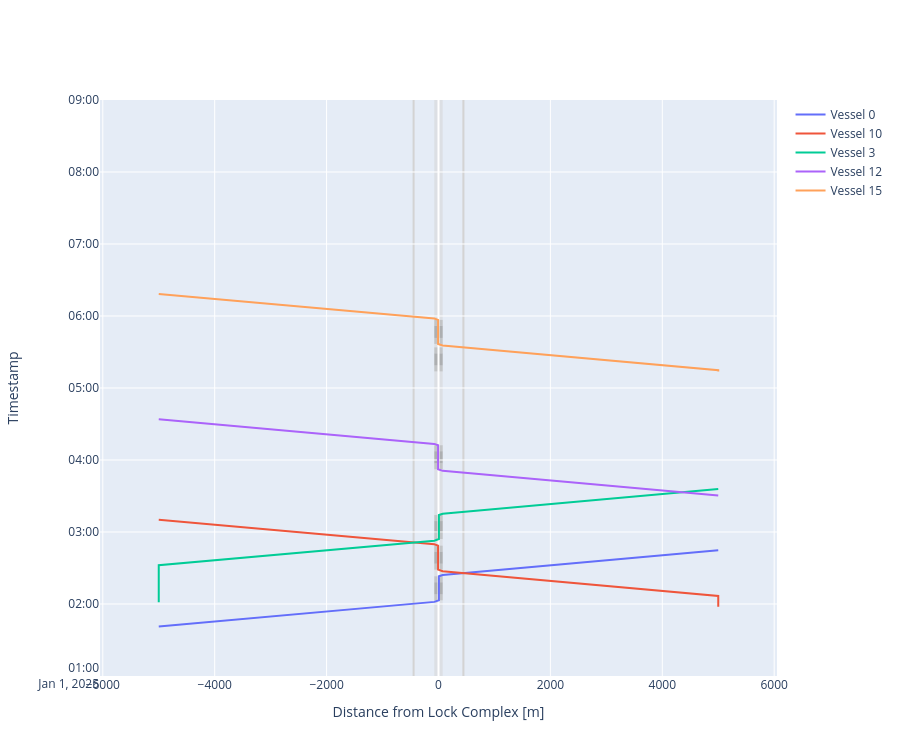

The notebook cell saved with this chart:
### Code cell
# We can plot the time-distance diagram
fig = lock_chamber_II.plot(xlimmin = -6050, 
                           xlimmax = 6050,
                           ylimmin = pd.Timestamp('2025-01-01 01:00:00'),
                           ylimmax = pd.Timestamp('2025-01-01 09:00:00'),
                           method='Plotly')

fig.update_layout(height=cm_to_pixels(20))

### Figure 1 — Plotly figure (JSON) as saved in the notebook; plotly's stock layout.template omitted (floating-point values rounded to 4 significant figures)
{"data": [{"mode": "lines", "name": "Vessel 0", "type": "scatter", "x": [-5000.0, -5000.0, -75.0, -75.0, 7.5, 7.5, 7.5, 7.5, 7.5, 7.5, 7.5, 7.5, 75.0, 75.0, 5000.0, 5000.0], "xaxis": "x", "y": ["2025-01-01T01:41:14.550491", "2025-01-01T01:41:14.550491", "2025-01-01T02:01:45.800491", "2025-01-01T02:01:45.800491", "2025-01-01T02:03:05.984076", "2025-01-01T02:03:05.984076", "2025-01-01T02:08:05.984076", "2025-01-01T02:08:05.984076", "2025-01-01T02:18:05.984076", "2025-01-01T02:18:05.984076", "2025-01-01T02:23:05.984076", "2025-01-01T02:23:05.984076", "2025-01-01T02:24:11.588828", "2025-01-01T02:24:11.588828", "2025-01-01T02:44:42.838828", "2025-01-01T02:44:42.838828"], "yaxis": "y"}, {"mode": "lines", "name": "Vessel 10", "type": "scatter", "x": [5000.0, 5000.0, 5000.0, 5000.0, 75.0, 75.0, -7.5, -7.5, -7.5, -7.5, -7.5, -7.5, -7.5, -7.5, -75.0, -75.0, -5000.0, -5000.0], "xaxis": "x", "y": ["2025-01-01T01:57:47.065476", "2025-01-01T01:57:47.065476", "2025-01-01T02:06:45.338828", "2025-01-01T02:06:45.338828", "2025-01-01T02:27:16.588828", "2025-01-01T02:27:16.588828", "2025-01-01T02:28:36.772413", "2025-01-01T02:28:36.772413", "2025-01-01T02:33:36.772413", "2025-01-01T02:33:36.772413", "2025-01-01T02:43:36.772413", "2025-01-01T02:43:36.772413", "2025-01-01T02:48:36.772413", "2025-01-01T02:48:36.772413", "2025-01-01T02:49:42.377165", "2025-01-01T02:49:42.377165", "2025-01-01T03:10:13.627165", "2025-01-01T03:10:13.627165"], "yaxis": "y"}, {"mode": "lines", "name": "Vessel 3", "type": "scatter", "x": [-5000.0, -5000.0, -5000.0, -5000.0, -75.0, -75.0, 7.5, 7.5, 7.5, 7.5, 7.5, 7.5, 7.5, 7.5, 75.0, 75.0, 5000.0, 5000.0], "xaxis": "x", "y": ["2025-01-01T02:01:32.774660", "2025-01-01T02:01:32.774660", "2025-01-01T02:32:16.127165", "2025-01-01T02:32:16.127165", "2025-01-01T02:52:47.377165", "2025-01-01T02:52:47.377165", "2025-01-01T02:54:07.560750", "2025-01-01T02:54:07.560750", "2025-01-01T02:59:07.560750", "2025-01-01T02:59:07.560750", "2025-01-01T03:09:07.560750", "2025-01-01T03:09:07.560750", "2025-01-01T03:14:07.560750", "2025-01-01T03:14:07.560750", "2025-01-01T03:15:13.165502", "2025-01-01T03:15:13.165502", "2025-01-01T03:35:44.415502", "2025-01-01T03:35:44.415502"], "yaxis": "y"}, {"mode": "lines", "name": "Vessel 12", "type": "scatter", "x": [5000.0, 5000.0, 75.0, 75.0, -7.5, -7.5, -7.5, -7.5, -7.5, -7.5, -7.5, -7.5, -75.0, -75.0, -5000.0, -5000.0], "xaxis": "x", "y": ["2025-01-01T03:30:27.343527", "2025-01-01T03:30:27.343527", "2025-01-01T03:50:58.593527", "2025-01-01T03:50:58.593527", "2025-01-01T03:52:18.777112", "2025-01-01T03:52:18.777112", "2025-01-01T03:57:18.777112", "2025-01-01T03:57:18.777112", "2025-01-01T04:07:18.777112", "2025-01-01T04:07:18.777112", "2025-01-01T04:12:18.777112", "2025-01-01T04:12:18.777112", "2025-01-01T04:13:24.381864", "2025-01-01T04:13:24.381864", "2025-01-01T04:33:55.631864", "2025-01-01T04:33:55.631864"], "yaxis": "y"}, {"mode": "lines", "name": "Vessel 15", "type": "scatter", "x": [5000.0, 5000.0, 5000.0, 5000.0, 75.0, 75.0, -7.5, -7.5, -7.5, -7.5, -7.5, -7.5, -7.5, -7.5, -75.0, -75.0, -5000.0, -5000.0], "xaxis": "x", "y": ["2025-01-01T05:13:51.166654", "2025-01-01T05:13:51.166654", "2025-01-01T05:14:52.416654", "2025-01-01T05:14:52.416654", "2025-01-01T05:35:23.666654", "2025-01-01T05:35:23.666654", "2025-01-01T05:36:43.850240", "2025-01-01T05:36:43.850240", "2025-01-01T05:41:43.850240", "2025-01-01T05:41:43.850240", "2025-01-01T05:51:43.850240", "2025-01-01T05:51:43.850240", "2025-01-01T05:56:43.850240", "2025-01-01T05:56:43.850240", "2025-01-01T05:57:49.454991", "2025-01-01T05:57:49.454991", "2025-01-01T06:18:20.704991", "2025-01-01T06:18:20.704991"], "yaxis": "y"}], "layout": {"height": 756, "shapes": [{"fillcolor": "lightgrey", "layer": "below", "line": {"width": 0}, "name": "Lock Geometry", "opacity": 0.5, "type": "rect", "x0": -75, "x1": 75.0, "y0": "2025-01-01T01:00:00", "y1": "2025-01-01T09:00:00"}, {"fillcolor": "darkgrey", "layer": "below", "line": {"width": 0}, "name": "Lock gate closing", "opacity": 0.5, "type": "rect", "x0": -75, "x1": 75.0, "xref": "x", "y0": "2025-01-01T02:03:05.984076", "y1": "2025-01-01T02:08:05.984076", "yref": "y"}, {"fillcolor": "grey", "layer": "below", "line": {"width": 0}, "name": "Lock levelling", "opacity": 0.5, "type": "rect", "x0": -75, "x1": 75.0, "xref": "x", "y0": "2025-01-01T02:08:05.984076", "y1": "2025-01-01T02:18:05.984076", "yref": "y"}, {"fillcolor": "darkgrey", "layer": "below", "line": {"width": 0}, "name": "Lock gate opening", "opacity": 0.5, "type": "rect", "x0": -75, "x1": 75.0, "xref": "x", "y0": "2025-01-01T02:18:05.984076", "y1": "2025-01-01T02:23:05.984076", "yref": "y"}, {"fillcolor": "darkgrey", "layer": "below", "line": {"width": 0}, "name": "Lock gate closing", "opacity": 0.5, "type": "rect", "x0": -75, "x1": 75.0, "xref": "x", "y0": "2025-01-01T02:28:36.772413", "y1": "2025-01-01T02:33:36.772413", "yref": "y"}, {"fillcolor": "grey", "layer": "below", "line": {"width": 0}, "name": "Lock levelling", "opacity": 0.5, "type": "rect", "x0": -75, "x1": 75.0, "xref": "x", "y0": "2025-01-01T02:33:36.772413", "y1": "2025-01-01T02:43:36.772413", "yref": "y"}, {"fillcolor": "darkgrey", "layer": "below", "line": {"width": 0}, "name": "Lock gate opening", "opacity": 0.5, "type": "rect", "x0": -75, "x1": 75.0, "xref": "x", "y0": "2025-01-01T02:43:36.772413", "y1": "2025-01-01T02:48:36.772413", "yref": "y"}, {"fillcolor": "darkgrey", "layer": "below", "line": {"width": 0}, "name": "Lock gate closing", "opacity": 0.5, "type": "rect", "x0": -75, "x1": 75.0, "xref": "x", "y0": "2025-01-01T02:54:07.560750", "y1": "2025-01-01T02:59:07.560750", "yref": "y"}, {"fillcolor": "grey", "layer": "below", "line": {"width": 0}, "name": "Lock levelling", "opacity": 0.5, "type": "rect", "x0": -75, "x1": 75.0, "xref": "x", "y0": "2025-01-01T02:59:07.560750", "y1": "2025-01-01T03:09:07.560750", "yref": "y"}, {"fillcolor": "darkgrey", "layer": "below", "line": {"width": 0}, "name": "Lock gate opening", "opacity": 0.5, "type": "rect", "x0": -75, "x1": 75.0, "xref": "x", "y0": "2025-01-01T03:09:07.560750", "y1": "2025-01-01T03:14:07.560750", "yref": "y"}, {"fillcolor": "darkgrey", "layer": "below", "line": {"width": 0}, "name": "Lock gate closing", "opacity": 0.5, "type": "rect", "x0": -75, "x1": 75.0, "xref": "x", "y0": "2025-01-01T03:52:18.777112", "y1": "2025-01-01T03:57:18.777112", "yref": "y"}, {"fillcolor": "grey", "layer": "below", "line": {"width": 0}, "name": "Lock levelling", "opacity": 0.5, "type": "rect", "x0": -75, "x1": 75.0, "xref": "x", "y0": "2025-01-01T03:57:18.777112", "y1": "2025-01-01T04:07:18.777112", "yref": "y"}, {"fillcolor": "darkgrey", "layer": "below", "line": {"width": 0}, "name": "Lock gate opening", "opacity": 0.5, "type": "rect", "x0": -75, "x1": 75.0, "xref": "x", "y0": "2025-01-01T04:07:18.777112", "y1": "2025-01-01T04:12:18.777112", "yref": "y"}, {"fillcolor": "darkgrey", "layer": "below", "line": {"width": 0}, "name": "Lock gate closing", "opacity": 0.5, "type": "rect", "x0": -75, "x1": 75.0, "xref": "x", "y0": "2025-01-01T05:13:51.166654", "y1": "2025-01-01T05:18:51.166654", "yref": "y"}, {"fillcolor": "grey", "layer": "below", "line": {"width": 0}, "name": "Lock levelling", "opacity": 0.5, "type": "rect", "x0": -75, "x1": 75.0, "xref": "x", "y0": "2025-01-01T05:18:51.166654", "y1": "2025-01-01T05:28:51.166654", "yref": "y"}, {"fillcolor": "darkgrey", "layer": "below", "line": {"width": 0}, "name": "Lock gate opening", "opacity": 0.5, "type": "rect", "x0": -75, "x1": 75.0, "xref": "x", "y0": "2025-01-01T05:28:51.166654", "y1": "2025-01-01T05:33:51.166654", "yref": "y"}, {"fillcolor": "darkgrey", "layer": "below", "line": {"width": 0}, "name": "Lock gate closing", "opacity": 0.5, "type": "rect", "x0": -75, "x1": 75.0, "xref": "x", "y0": "2025-01-01T05:36:43.850240", "y1": "2025-01-01T05:41:43.850240", "yref": "y"}, {"fillcolor": "grey", "layer": "below", "line": {"width": 0}, "name": "Lock levelling", "opacity": 0.5, "type": "rect", "x0": -75, "x1": 75.0, "xref": "x", "y0": "2025-01-01T05:41:43.850240", "y1": "2025-01-01T05:51:43.850240", "yref": "y"}, {"fillcolor": "darkgrey", "layer": "below", "line": {"width": 0}, "name": "Lock gate opening", "opacity": 0.5, "type": "rect", "x0": -75, "x1": 75.0, "xref": "x", "y0": "2025-01-01T05:51:43.850240", "y1": "2025-01-01T05:56:43.850240", "yref": "y"}, {"layer": "below", "line": {"color": "lightgrey"}, "type": "line", "x0": -445, "x1": -445, "xref": "x", "y0": 0, "y1": 1, "yref": "y domain"}, {"layer": "below", "line": {"color": "lightgrey"}, "type": "line", "x0": 445, "x1": 445, "xref": "x", "y0": 0, "y1": 1, "yref": "y domain"}], "showlegend": true, "xaxis": {"anchor": "y", "domain": [0, 1], "range": [-6050, 6050], "title": {"text": "Distance from Lock Complex [m]"}}, "yaxis": {"anchor": "x", "domain": [0, 1], "range": ["2025-01-01T01:00:00", "2025-01-01T09:00:00"], "title": {"text": "Timestamp"}}}}
